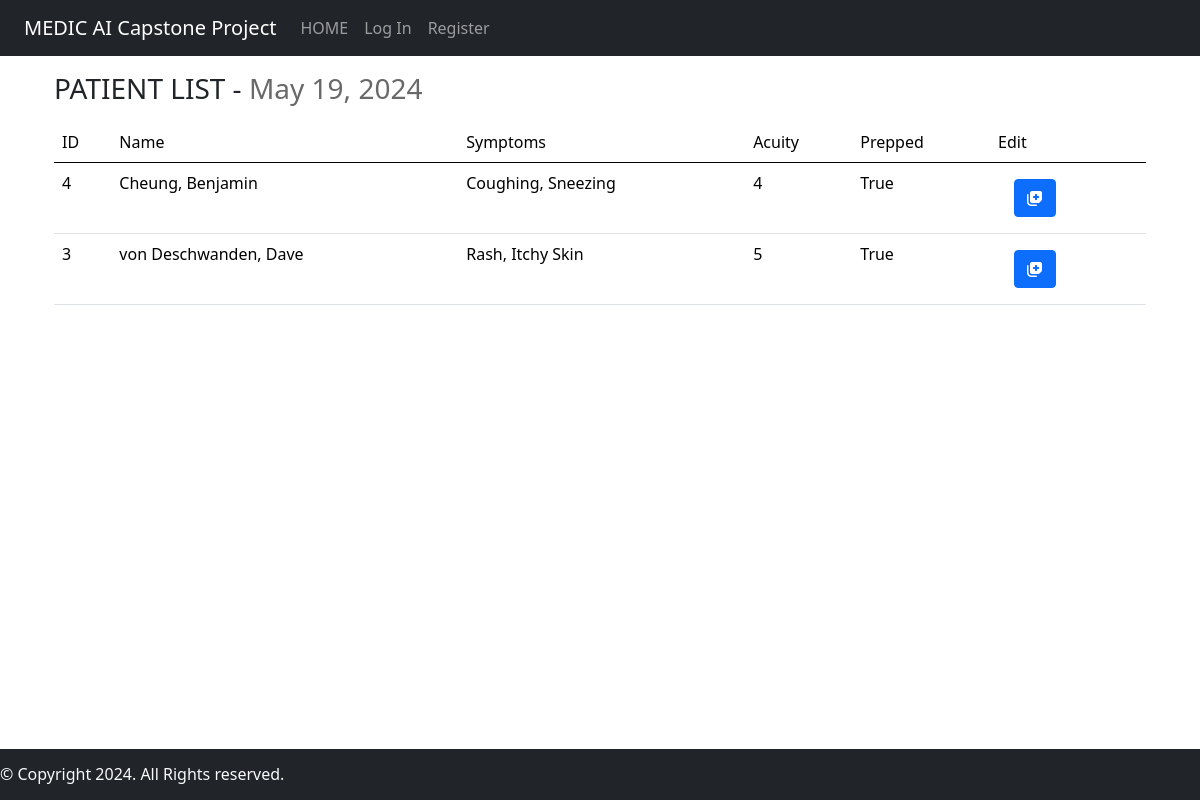
The app's page /patientlist with its own data.
### medicAI/models.py (models this page shows)
class Hospital_Visit(models.Model):
    ACUITY_CHOICES = [
        ('1', '1'),
        ('2', '2'),
        ('3', '3'),
        ('4', '4'),
        ('5', '5'),
    ]
    patient = models.ForeignKey(Patient, on_delete=models.CASCADE)
    symptom_start_date = models.DateField(default=timezone.now, blank=True)
    acuity = models.CharField(max_length=1, choices=ACUITY_CHOICES, default='5')
    temperature = models.DecimalField(
        max_digits=3,
        decimal_places=1,
        null=True,
        blank=True,
        validators=[MinValueValidator(30), MaxValueValidator(45)]
    )
    heart_rate = models.IntegerField(null=True, blank=True)
    prescription = models.CharField(max_length=200, blank=True)
    diagnosis = models.CharField(max_length=200, blank=True)
    seen_nurse = models.BooleanField(default=False)
    er_doctor = models.ForeignKey(User, on_delete=models.CASCADE, null=True)
    symptoms = models.CharField(max_length=500, null=True, blank=True )

class Patient(models.Model):
    BLOOD_TYPE = [
        ('AB+', 'AB+'),
        ('AB-', 'AB-'),
        ('A+', 'A+'),
        ('A-', 'A-'),
        ('B+', 'B+'),
        ('B-', 'B-'),
        ('O+', 'O+'),
        ('O-', 'O-'),
    ]
    SEX_CHOICES = [
        ('Male', 'Male'),
        ('Female', 'Female'),
        ('Other', 'Other'),
    ]
    first_name = models.CharField(max_length=64)
    last_name = models.CharField(max_length=64)
    dob = models.DateField()
    address = models.CharField(max_length=64, blank=True)
    phone_number = models.CharField(max_length=10, blank=True)
    height = models.IntegerField(blank=True)
    weight = models.IntegerField(blank=True)
    sex = models.CharField(max_length=6, choices=SEX_CHOICES)
    ohip = models.CharField(max_length=12)
    blood_type = models.CharField(
        max_length=3,
        choices=BLOOD_TYPE,
        default="",
        blank=True
    )

### medicAI/views.py (the view)
# urls.py: path("patientlist", views.patientlist, name="patientlist"),
def patientlist(request):
    all_hospital_visits = Hospital_Visit.objects.all().order_by('acuity')
    print(all_hospital_visits)
    context = {
        "hospital_visits": all_hospital_visits,
        "date": datetime.today().date()
    }
    return render(request, "medicAI/patientlist.html", context)

### medicAI/templates/medicAI/patientlist.html (shortened to what this page needs)
{% extends "medicAI/layout.html" %}
{% load l10n %}
{% block body %}
    <div class="container">
        <h3 style="margin: 1rem 0;">PATIENT LIST - <span style="color: dimgray;">{{ date|localize }}</span></h3>
        {% if hospital_visits %}
        <table class="table table-hover">
            <thead>
                <tr>
                    <td class="col">ID</td>
                    <td class="col">Name</td>
                    <td class="col">Symptoms</td>
                    <td class="col">Acuity</td>
                    <td class="col">Prepped</td>
                    <td class="col">Edit</td>
                </tr>
            </thead>
            {% for visit in hospital_visits %}
            <tr>
                <td>{{ visit.id }}</td>
                <td>{{ visit.patient.last_name }}, {{ visit.patient.first_name }}</td>
                <td>
                    {% if visit.symptoms %}
                        {{ visit.symptoms }}
                    {% endif %}
                </td>
                <td>{{visit.acuity}}</td>
                <td>{{visit.seen_nurse}}</td>
                <td class=" text-left">
                    {% if visit.acuity == "1" %}
                    <a class="nav-link link-light" href="{% url 'patientinfo' patient_id=visit.patient.id %}">
                        <button type="button" class="btn btn-danger">
                            <i class="fa-solid fa-notes-medical"></i>
                        </button>
                    </a>
                    {% elif visit.acuity > "1" and "4" > visit.acuity %}
                    <a class="nav-link link-light" href="{% url 'patientinfo' patient_id=visit.patient.id %}">
                        <button type="button" class="btn btn-warning">
                            <i class="fa-solid fa-notes-medical"></i>
                        </button>
                    </a>
                    {% else %}
                    <a class="nav-link link-light" href="{% url 'patientinfo' patient_id=visit.patient.id %}">
                        <button type="button" class="btn btn-primary">
                            <i class="fa-solid fa-notes-medical"></i>
                        </button>
                    </a>
                    {% endif %}
                </td>
            </tr>
            {% endfor %}
        </table>
        {% endif %}
    </div>
{% endblock %}

### records on screen
Hospital_Visit: id "4", patient.last_name "Cheung", patient.first_name "Benjamin", symptoms "Coughing, Sneezing", acuity "4", seen_nurse "True"
Hospital_Visit: id "3", patient.last_name "von Deschwanden", patient.first_name "Dave", symptoms "Rash, Itchy Skin", acuity "5", seen_nurse "True"
